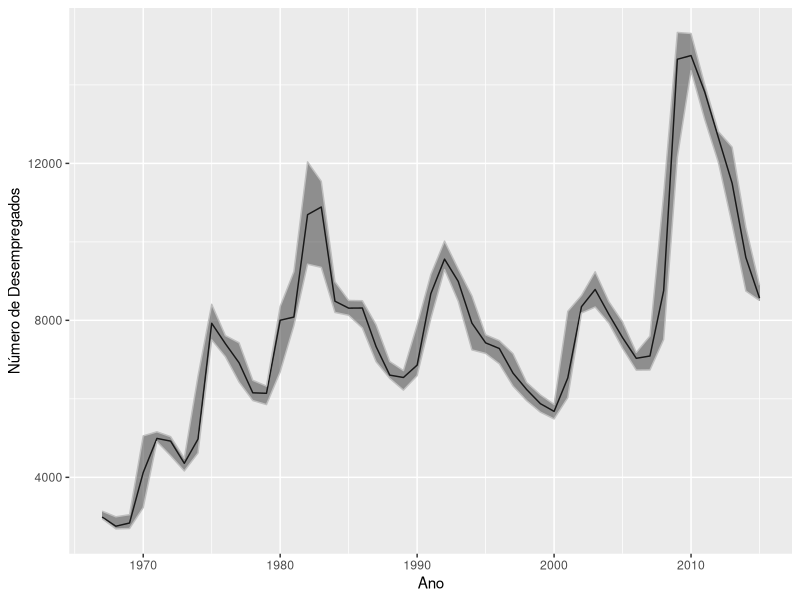
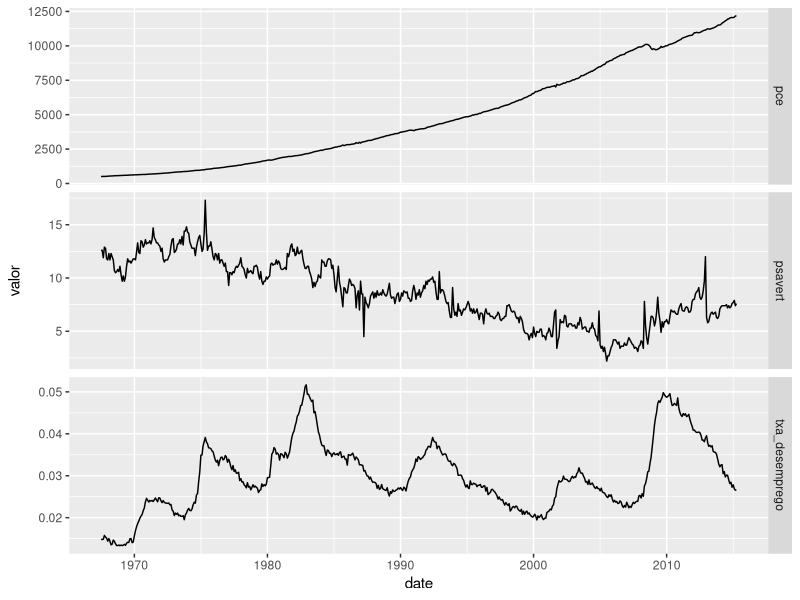

Write the R code that produced these figures, in order.
## ---- chunk 1
library(ggplot2)
library(dplyr)
library(tidyr)
library(lubridate)
## ---- chunk 2
head(diamonds, 10)
## ---- chunk 3
help(diamonds)
## ---- chunk 4
economics %>% 
  mutate(ano = year(date)) %>% 
  group_by(ano) %>% 
  summarise(
    mediana = median(unemploy), 
    q1 = quantile(unemploy,probs = 0.01), 
    q3 = quantile(unemploy, probs = 0.99)
    ) %>%
  ggplot(aes(ano, mediana)) + geom_line() + geom_ribbon(aes(ymin = q1, ymax = q3), color = "grey", alpha = 0.5) + labs(x = "Ano", y = "Número de Desempregados")
## ---- chunk 5
economics %>%
  mutate(txa_desemprego = unemploy/pop) %>%
  select(date, pce, psavert, txa_desemprego) %>%
  gather(indice, valor, -date) %>%
  ggplot(aes(date, valor)) + geom_line() + facet_grid(indice~., scales = "free_y")
